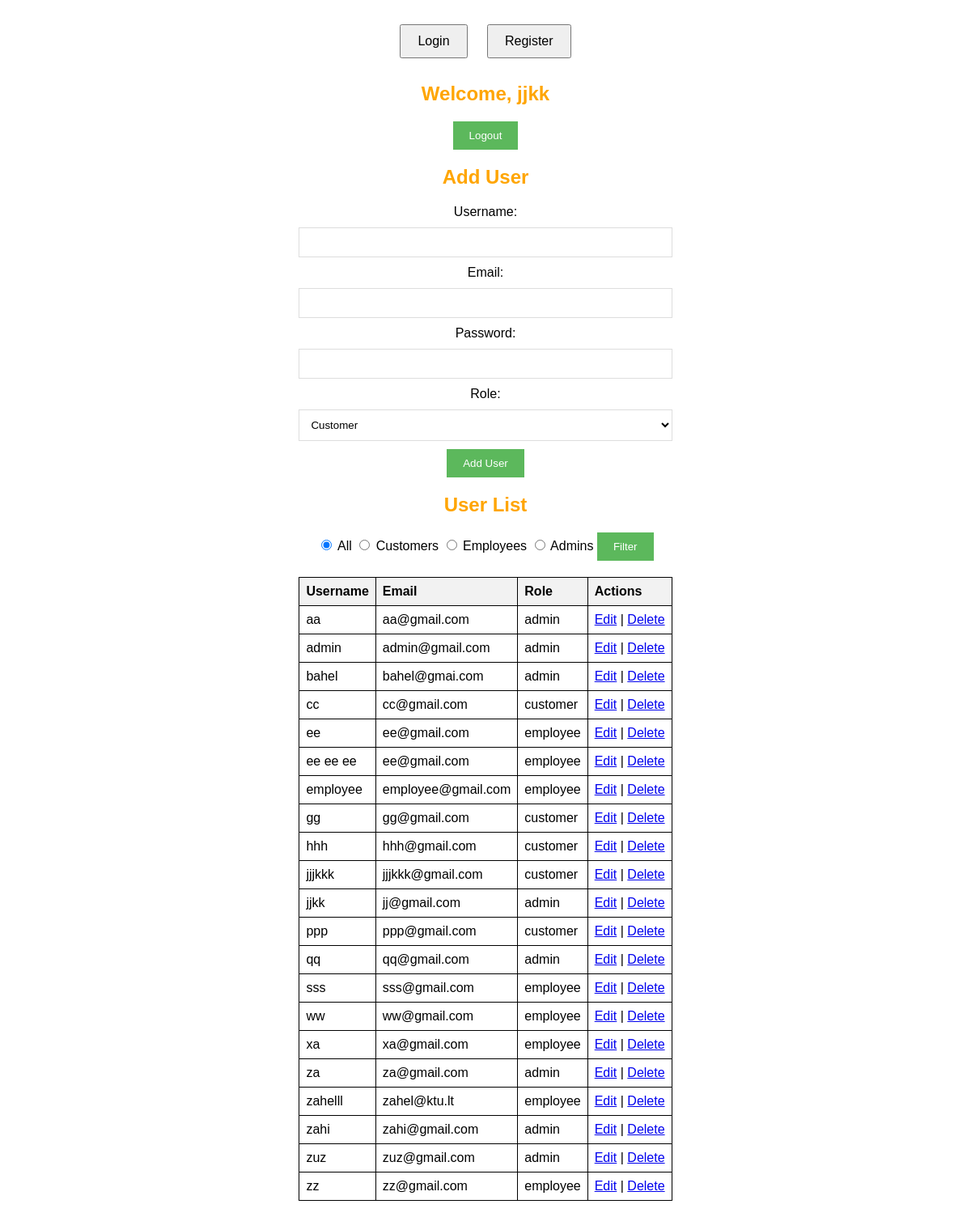
The page /index.php (signed in) on the database its author committed.
### tables this page shows
CREATE TABLE `zahi_elhelou_users` (
  `id` int(11) NOT NULL,
  `username` varchar(255) NOT NULL,
  `email` varchar(255) NOT NULL,
  `password` varchar(255) NOT NULL,
  `created` datetime NOT NULL,
  `ip` varchar(255) NOT NULL,
  `role` varchar(255) DEFAULT NULL
);

### index.php (the view, shortened to what this page needs)
<?php
$servername = "localhost";
$username = "root";
$password = "";
$dbname = "stud";
$conn = new mysqli($servername, $username, $password, $dbname);
$isUserLoggedIn = isset($_SESSION['isUserLoggedIn']) ? $_SESSION['isUserLoggedIn'] : false;
$userRole = isset($_SESSION['role']) ? $_SESSION['role'] : '';
if ($userRole === 'admin') {
    $users = $conn->query("SELECT id, username, email, role FROM zahi_elhelou_users");
    if ($userRole === 'admin') {
        $filter = isset($_GET['filter']) ? $_GET['filter'] : 'all';
        $sql = "SELECT id, username, email, role FROM zahi_elhelou_users";
        $sql .= " ORDER BY username ASC";
        $users = $conn->query($sql);
    }
}
?>
<!DOCTYPE html>
<html>
<head>
</head>
<body>
<div class="main-container">
    <button id="loginButton">Login</button>
    <button id="registerButton">Register</button>
    <?php if (!$isUserLoggedIn) { ?>
        <div id="loginForm" class="hidden">
            <h1>Log in</h1>
            <form method="post" action="">
                <input type="text" name="username" placeholder="Name: [Nickname]" required>
                <input type="password" name="password" placeholder="Password" required>
                <input type="submit" name="login" value="Log in">
            </form>
        </div>
        <div id="registerForm" class="hidden">
            <h1>Create an account</h1>
            <form method="post" action="">
                <input type="text" name="username" placeholder="Name: [Nickname]" required>
                <input type="email" name="email" placeholder="Email: [email@example.com]" required>
                <input type="password" name="password" placeholder="Password" required>
                <div>
                    <label><input type="radio" name="role" value="employee"> Employee</label><br>
                    <label><input type="radio" name="role" value="customer" checked> Customer</label>
                </div>
                <input type="submit" name="register" value="Create an account">
            </form>
        </div>
        <script>
            document.getElementById("loginButton").addEventListener("click", function() {
                document.getElementById("loginForm").classList.toggle("hidden");
                document.getElementById("registerForm").classList.add("hidden");
            });
            document.getElementById("registerButton").addEventListener("click", function() {
                document.getElementById("registerForm").classList.toggle("hidden");
                document.getElementById("loginForm").classList.add("hidden");
            });
        </script>
    <?php } else { ?>
        <div>
            <h2>Welcome, <?php echo htmlspecialchars($_SESSION['username']); ?></h2>
            <form method="post" action="">
                <input type="submit" name="logout" value="Logout" class="logout-button">
            </form>
            <?php if ($userRole === 'admin') { ?>
                <?php if (isset($editUser)) { ?>
                    <h2>Edit User</h2>
                    <form method="post" action="">
                        <input type="hidden" name="user_id" value="<?php echo $editUser['id']; ?>">
                        Username: <input type="text" name="username" value="<?php echo $editUser['username']; ?>" required><br>
                        Email: <input type="email" name="email" value="<?php echo $editUser['email']; ?>" required><br>
                        Role: <select name="role">
                            <option value="admin" <?php echo $editUser['role'] == 'admin' ? 'selected' : ''; ?>>Admin</option>
                            <option value="employee" <?php echo $editUser['role'] == 'employee' ? 'selected' : ''; ?>>Employee</option>
                            <option value="customer" <?php echo $editUser['role'] == 'customer' ? 'selected' : ''; ?>>Customer</option>
                        </select><br>
                        <input type="submit" name="update_user" value="Update User">
                    </form>
                <?php } else { ?>
                    <h2>Add User</h2>
                    <form method="post" action="">
                        Username: <input type="text" name="username" required><br>
                        Email: <input type="email" name="email" required><br>
                        Password: <input type="password" name="password" required><br>
                        Role: <select name="role">
                            <option value="customer" selected>Customer</option>
                        </select><br>
                        <input type="submit" name="add_user" value="Add User">
                    </form>
                <?php } ?>
                <h2>User List</h2>
                <form method="get" action="">
                    <input type="radio" name="filter" value="all" <?php echo $filter == 'all' ? 'checked' : ''; ?>> All
                    <input type="radio" name="filter" value="customers" <?php echo $filter == 'customers' ? 'checked' : ''; ?>> Customers
                    <input type="radio" name="filter" value="employees" <?php echo $filter == 'employees' ? 'checked' : ''; ?>> Employees
                    <input type="radio" name="filter" value="admins" <?php echo $filter == 'admins' ? 'checked' : ''; ?>> Admins
                    <input type="submit" value="Filter">
                </form>
                <table>
                    <tr>
                        <th>Username</th>
                        <th>Email</th>
                        <th>Role</th>
                        <th>Actions</th>
                    </tr>
                    <?php while ($row = $users->fetch_assoc()) : ?>
                        <tr>
                            <td><?php echo htmlspecialchars($row['username']); ?></td>
                            <td><?php echo htmlspecialchars($row['email']); ?></td>
                            <td><?php echo htmlspecialchars($row['role']); ?></td>
                            <td>
                                <a href="index.php?edit_user=<?php echo $row['id']; ?>">Edit</a> |
                                <a href="index.php?delete_user=<?php echo $row['id']; ?>" onclick="return confirm('Are you sure?')">Delete</a>
                            </td>
                        </tr>
                    <?php endwhile; ?>
                </table>
            <?php } ?>
        </div>
    <?php } ?>
</div>
</body>
</html>

### index.php (style rules this page uses)
body { font-family: Arial, sans-serif; margin: 0; padding: 20px; display: flex; justify-content: center; align-items: center; background: url('https://cdn.wallpapersafari.com/12/68/h4Prcp.jpg') no-repeat center center fixed; background-size: cover; position: relative; }
.main-container { z-index: 2; position: relative; text-align: center; }
button { padding: 10px 20px; margin: 10px; font-size: 16px; cursor: pointer; transition: background-color 0.3s; }
h1, h2 { color: orange; }
form { margin-bottom: 20px; }
input[type=text], input[type=password], input[type=email], select, input[type=number] { width: 100%; padding: 10px; margin: 10px 0; border: 1px solid #ddd; box-sizing: border-box; background-color: #FFFFFF; }
input[type=submit], .logout-button { background-color: #5cb85c; color: white; border: none; padding: 10px 20px; cursor: pointer; }
.logout-button { background-color: #d9534f; }
table { width: 100%; border-collapse: collapse; background-color: #FFFFFF; z-index: 10; position: relative; }
table, th, td { border: 1px solid black; }
th, td { padding: 8px; text-align: left; background-color: #FFFFFF; }
th { background-color: #f2f2f2; }

### rows shown on the page
zahi_elhelou_users: username "aa", email "aa@gmail.com", role "admin"
zahi_elhelou_users: username "admin", email "admin@gmail.com", role "admin"
zahi_elhelou_users: username "bahel", email "bahel@gmai.com", role "admin"
zahi_elhelou_users: username "cc", email "cc@gmail.com", role "customer"
zahi_elhelou_users: username "ee", email "ee@gmail.com", role "employee"
zahi_elhelou_users: username "ee ee ee", email "ee@gmail.com", role "employee"
zahi_elhelou_users: username "employee", email "employee@gmail.com", role "employee"
zahi_elhelou_users: username "gg", email "gg@gmail.com", role "customer"
zahi_elhelou_users: username "hhh", email "hhh@gmail.com", role "customer"
zahi_elhelou_users: username "jjjkkk", email "jjjkkk@gmail.com", role "customer"
zahi_elhelou_users: username "jjkk", email "jj@gmail.com", role "admin"
zahi_elhelou_users: username "ppp", email "ppp@gmail.com", role "customer"
zahi_elhelou_users: username "qq", email "qq@gmail.com", role "admin"
zahi_elhelou_users: username "sss", email "sss@gmail.com", role "employee"
zahi_elhelou_users: username "ww", email "ww@gmail.com", role "employee"
zahi_elhelou_users: username "xa", email "xa@gmail.com", role "employee"
zahi_elhelou_users: username "za", email "za@gmail.com", role "admin"
zahi_elhelou_users: username "zahelll", email "zahel@ktu.lt", role "employee"
zahi_elhelou_users: username "zahi", email "zahi@gmail.com", role "admin"
zahi_elhelou_users: username "zuz", email "zuz@gmail.com", role "admin"
zahi_elhelou_users: username "zz", email "zz@gmail.com", role "employee"

### other values the page prints
$_SESSION['username'] "jjkk"
